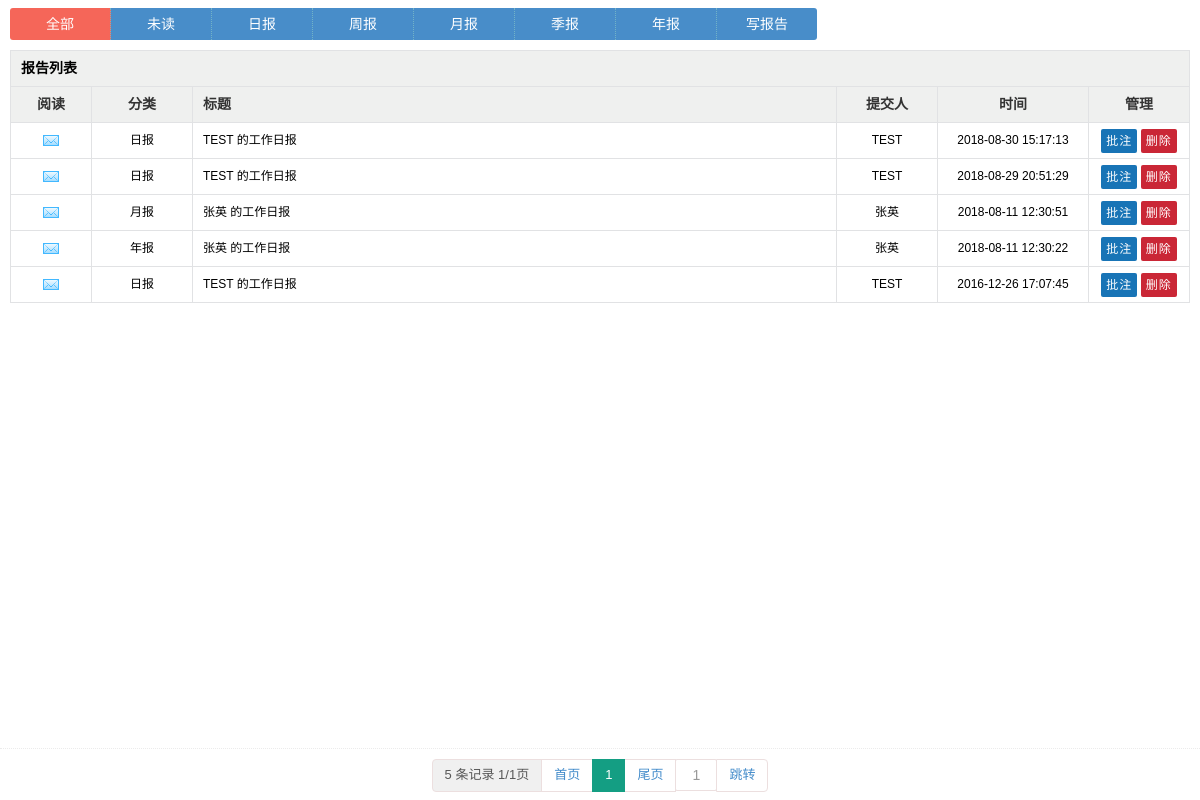
The app's page /index.php/report (signed in) with its own data.
### tables this page shows
CREATE TABLE `ci_report` (
  `id` int(11) NOT NULL AUTO_INCREMENT,
  `title` varchar(100) DEFAULT '',
  `uid` int(11) NOT NULL DEFAULT '0',
  `user` varchar(50) NOT NULL DEFAULT '' COMMENT '写报告人',
  `sendname` varchar(50) DEFAULT '',
  `class` varchar(50) DEFAULT '' COMMENT '分类',
  `fujian` varchar(100) DEFAULT '' COMMENT '工作总结',
  `report` text COMMENT '工作计划',
  `reply` text,
  `isread` tinyint(1) DEFAULT '1',
  `ctime` datetime DEFAULT NULL,
  `cdate` date DEFAULT NULL COMMENT '反馈日期',
  `isdel` tinyint(1) DEFAULT '0' COMMENT '1删除  0正常',
  PRIMARY KEY (`id`)
);

### application/controllers/report.php (called while the page is built, shortened)
<?php if (!defined('BASEPATH')) exit('No direct script access allowed');
class Report extends CI_Controller
{
    public function index()
    {
        $data['oclass'] = str_htmlencode($this->input->get_post('oclass', TRUE));
        $data['oIsread'] = str_htmlencode($this->input->get_post('oIsread', TRUE));
        $where['order'] = 'id desc';
        $where['isdel'] = 0;
        $where['class'] = $data['oclass'];
        $where['isread'] = $data['oIsread'];
        $config['totalRows'] = $this->mysql_model->get_count('report', $where);
        $config['parameter'] = http_build_query(array_filter($data));
        $this->load->library('lib_page', $config);
        $where['limit1'] = $this->lib_page->firstRow;
        $where['limit2'] = $this->lib_page->listRows;
        $data['list'] = $this->mysql_model->get_results('report', $where);
        $this->load->view('report/index', $data);
    }
}

### index.php (called while the page is built, shortened)
<?php
require_once BASEPATH . 'core/CodeIgniter.php';

### application/models/mysql_model.php (called while the page is built, shortened)
<?php if (!defined('BASEPATH')) exit('No direct script access allowed');
class Mysql_model extends CI_Model
{
    public function get_results($table, $where = '', $type = 2)
    {
        $this->db->from($this->db->dbprefix($table));
        if (is_array($where)) {
            $this->db->where($this->setwhere($where), NULL, FALSE);
        } else {
            if ($where) $this->db->where($where, NULL, FALSE);
        }
        $query = $this->db->get();
        switch ($type) {
            case 2:
                $result = $query->result_array();
                break;
            case 3:
                $result = $query->num_rows();
                break;
        }
        return $result;
    }
    public function setwhere($search)
    {
        $where = ' (1=1) ';
        $order = $group = $limit1 = $limit2 = $having = '';
        if (isset($search['limit2'])) {
            $limit2 = ',' . $search['limit2'];
            unset($search['limit2']);
        }
        if (isset($search['limit1'])) {
            $limit1 = $search['limit1'];
            $limit1 = ' limit ' . $limit1 . $limit2;
            unset($search['limit1']);
        }
        if (isset($search['order'])) {
            $order = ' order by ' . $search['order'];
            unset($search['order']);
        }
        foreach ($search as $key => $val) {
            if (!is_array($val) && strlen($val) == 0) continue;
            $f = strpos($key, ' ') !== false ? ' ' : ' = ';
            if (strpos($key, 'or|') !== false) {
                $t = ' or ';
                $key = str_replace('or|', '', $key);
            } else {
                $t = ' and ';
            }
            if (strpos($key, 'in|') !== false) {
                $key = str_replace('in|', '', $key);
                $val = is_array($val) ? "('" . implode("','", $val) . "')" : '(' . $val . ')';
                $where .= $t . $key . ' in ' . $val;
            } elseif (strpos($key, 'like|') !== false) {
                $key = str_replace('like|', '', $key);
                $where .= $t . $key . ' like ' . $this->db->escape('%' . $val . '%');
            } elseif (strpos($key, 'find|') !== false) {
                $key = str_replace('find|', '', $key);
                $where .= $t . ' find_in_set(' . $val . ',' . $key . ')';
            } elseif (strpos($key, '#)') !== false) {
                $where .= ')';
            } else {
                $where .= $t . $key . $f . $this->db->escape($val);
            }
        }
        return $where . $group . $having . $order . $limit1;
    }
}

### application/models/common_model.php (called while the page is built, shortened)
<?php if (!defined('BASEPATH')) exit('No direct script access allowed');
class Common_model extends CI_Model
{
    public function __construct()
    {
        $this->lever = $this->session->userdata('lever');
        $this->roleid = $this->session->userdata('roleid');
    }
    public function check_lever($id)
    {
        if ($this->roleid == 0) {
            return true;
        } else {
            if (in_array($id, explode(',', $this->lever))) return true;
        }
        return false;
    }
}

### application/libraries/session.php (called while the page is built, shortened)
<?php if (!defined('BASEPATH')) exit('No direct script access allowed');
class CI_Session
{
    function userdata($item)
    {
        if ($item == 'session_id') {
            return session_id();
        } else {
            return (!isset($_SESSION[$item])) ? false : $_SESSION[$item];
        }
    }
}

### application/views/report/index.php (the view, shortened to what this page needs)
<!DOCTYPE html PUBLIC "-//W3C//DTD XHTML 1.0 Transitional//EN""http://www.w3.org/TR/xhtml1/DTD/xhtml1-transitional.dtd">
<html xmlns="http://www.w3.org/1999/xhtml">
<head>
    <link href="<?php echo base_url() ?>theme/default/css/common.css" rel="stylesheet" type="text/css">
</head>
<body>
<span class="MenuboxS">
 <ul>
 <li <?php echo $oclass == '' && $oIsread == '' ? 'class="hover"' : '' ?>><span><a
                 href="?action=main">全部</a></span></li>
 <li <?php echo $oIsread == 1 ? 'class="hover"' : '' ?> ><span><a href="?action=main&oType=B&oIsread=1">未读</a></span></li>
 <li <?php echo $oclass == '日报' ? 'class="hover"' : '' ?> ><span><a
                 href="?action=main&oType=C&oclass=日报">日报</a></span></li>
 <li <?php echo $oclass == '周报' ? 'class="hover"' : '' ?> ><span><a
                 href="?action=main&oType=D&oclass=周报">周报</a></span></li>
 <li <?php echo $oclass == '月报' ? 'class="hover"' : '' ?> ><span><a
                 href="?action=main&oType=E&oclass=月报">月报</a></span></li>
 <li <?php echo $oclass == '季报' ? 'class="hover"' : '' ?> ><span><a
                 href="?action=main&oType=F&oclass=季报">季报</a></span></li>
 <li <?php echo $oclass == '年报' ? 'class="hover"' : '' ?> ><span><a
                 href="?action=main&oType=G&oclass=年报">年报</a></span></li>
 <li><span><a href="#" onclick='Report_Add()'>写报告</a></span></li>
 </ul>
</span>
<table width="100%" border="0" cellpadding="0" cellspacing="0">
    <tr>
        <td valign="top" class="td_n">
            <table width="100%" border="0" cellspacing="0" cellpadding="0">
                <tr>
                    <td valign="top" colspan=2 style="padding:10px 10px 0;" class="td_n">
                        <table width="100%" border="0"
                               cellpadding="0" cellspacing="0" class="table_1">
                            <tr class="tr_t">
                                <td class="td_l_l" COLSPAN=6><B>报告列表</B></td>
                            </tr>
                            <tr class="tr_b">
                                <td width="80" class="td_l_c">阅读</td>
                                <td width="100" class="td_l_c">分类</td>
                                <td class="td_l_l">标题</td>
                                <td width="100" class="td_l_c">提交人</td>
                                <td width="150" class="td_l_c">时间</td>
                                <td width="100" class="td_l_c">管理</td>
                            </tr>
                            <?php
                            if (count($list) > 0) {
                            foreach ($list as $arr => $row) {
                                ?>
                                <tr class="tr">
                                    <td class="td_l_c"><img
                                                src="<?php echo base_url() ?>theme/default/images/ico/message_<?php echo $row['isread'] == 2 ? 'old' : 'new' ?>.png">
                                    </td>
                                    <td class="td_l_c"><a
                                                href="?action=main&oClass=<?php echo $row['class'] ?>"><?php echo $row['class'] ?></a>
                                    </td>
                                    <td class="td_l_l"><a
                                                onclick='Report_InfoView<?php echo $row['id'] ?>()'><?php echo $row['user'] ?>
                                            的工作日报</a></td>
                                    <td class="td_l_c"><?php echo $row['user'] ?></td>
                                    <td class="td_l_c"><?php echo $row['ctime'] ?></td>
                                    <td class="td_l_c">
                                        <?php if ($row['isread'] == 1) { ?>
                                            <?php if ($this->common_model->check_lever(66)) { ?>
                                                <input type="button" class="btn1 btnxiug" value="批注" title="批注"
                                                       onclick='Report_InfoViews<?php echo $row['id'] ?>()'/>
                                            <?php } ?>
                                        <?php } ?>
                                        <?php if ($this->common_model->check_lever(67)) { ?>
                                            <input type="button" class="btn1 btnshanc" value="删除" title="删除"
                                                   onclick='Report_InfoDel<?php echo $row['id'] ?>()'/>
                                        <?php } ?>
                                    </td>
                                </tr>
                            <?php } ?>
                            <?php } else { ?>
                                <tr>
                                    <td class="td_l_l" colspan=6>抱歉，暂无相关记录！</td>
                                </tr>
                            <?php } ?>
                        </table>
                    </td>
                </tr>
            </table>
        </td>
    </tr>
</table>
<div class="fixed_bg">
    <div class="pagepostion">
        <ul class="pagination">
            <?php echo $this->lib_page->showpage() ?>
            <input class="pagenum" id="geturl" value="<?php echo $this->lib_page->nowPage ?>">
            <li class="last"><a href='javascript:void(0);' onclick="getValue(geturl.value)">跳转</a></li>
        </ul>
    </div>
</div>
</body>
</html>

### application/libraries/lib_page.php (shortened to what this page needs)
<?php if (!defined('BASEPATH')) exit('No direct script access allowed');
class Lib_page
{
    public $rollPage = 5;
    public $parameter;
    public $url = '';
    public $listRows = 10;
    public $totalPages;
    public $totalRows;
    public $nowPage;
    public $varPage = 'page';
    public function __construct($props = array())
    {
        $this->ci = &get_instance();
        $this->listRows = defined('PAGESIZE') ? PAGESIZE : $this->listRows;
        $this->totalPages = ceil($this->totalRows / $this->listRows);
        $this->nowPage = max(intval($this->ci->input->get_post($this->varPage, TRUE)), 1);
        $this->parameter = $this->parameter ? '&' . $this->parameter : '';
    }
    public function showpage()
    {
        $str = '<li class="first disabled"><a href="javascript:void(0);">' . $this->totalRows . ' 条记录 ' . $this->nowPage . '/' . $this->totalPages . '页</a></li>';
        $str .= '<li class="next"><a href="' . $this->url . '?' . $this->varPage . '=1' . $this->parameter . '">首页</a></li>';
        if ($this->nowPage < $this->rollPage) $start = 1;
        $end = 5;
        $end = $end > $this->totalPages ? $this->totalPages : $end;
        for ($i = $start; $i <= $end; $i++) {
            if ($i == $this->nowPage) {
                $str .= '<li class="active"><a href="javascript:void(0);">' . $i . '</a></li>';
            } else {
                $str .= '<li><a href="' . $this->url . '?' . $this->varPage . '=' . $i . $this->parameter . '">' . $i . '</a></li>';
            }
        }
        $str .= '<li class="next"><a href="' . $this->url . '?' . $this->varPage . '=' . $this->totalPages . $this->parameter . '">尾页</a></li>';
        return $str;
    }
}

### records on screen
ci_report: class "日报", user "TEST", ctime "2018-08-30 15:17:13", id "5"
ci_report: class "日报", user "TEST", ctime "2018-08-29 20:51:29"
ci_report: class "月报", user "张英", ctime "2018-08-11 12:30:51"
ci_report: class "年报", user "张英", ctime "2018-08-11 12:30:22"
ci_report: class "日报", user "TEST", ctime "2016-12-26 17:07:45"

### other values on screen
$this->nowPage "1"
$this->totalPages "1"
